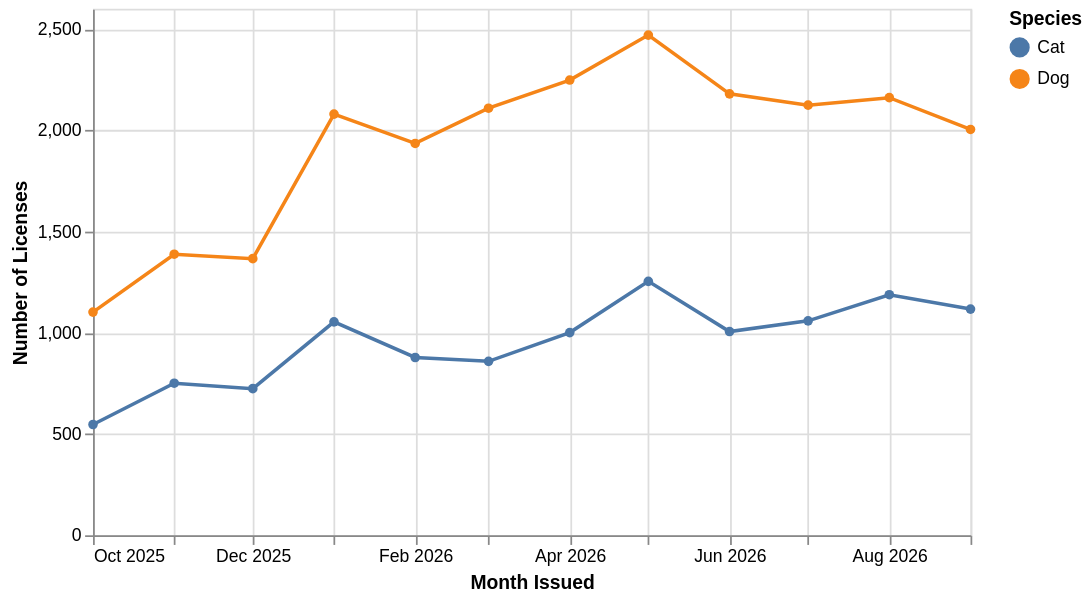

This figure's notebook cell:
### Markdown cell above
#### Plot 3 Discussion

+ Question: is there a seasonal pattern, and is it different for dogs and cats?
+ Licenses per month by species (`yearmonth` time unit), filtered to October 2025 – September 2026

### Code cell
alt.Chart(daily).mark_line(point=True).transform_filter(
    'datum.species == "Dog" || datum.species == "Cat"'
).transform_filter(
    'time(datum.license_issue_date) >= time(datetime(2025, 9, 1)) && time(datum.license_issue_date) < time(datetime(2026, 9, 1))'   # Oct 2025 - Sep 2026 (months are 0-based)
).encode(
    alt.X('yearmonth(license_issue_date):T', axis=alt.Axis(title='Month Issued')),
    alt.Y('sum(Licenses)', axis=alt.Axis(title='Number of Licenses')),
    alt.Color('species:N', title='Species')
).properties(width=500)

### Figure 1 — Vega-Lite specification as saved in the notebook (floating-point values rounded to 4 significant figures; data arrays with more than 128 entries replaced by an {"elided": "..."} marker saying what was removed)
{"$schema": "https://vega.github.io/schema/vega-lite/v5.20.1.json", "config": {"view": {"continuousHeight": 300, "continuousWidth": 300}}, "data": {"name": "data-58c7987cb4fcf137c77dbd41b02ced38"}, "datasets": {"data-58c7987cb4fcf137c77dbd41b02ced38": {"elided": "1325 records"}}, "encoding": {"color": {"field": "species", "title": "Species", "type": "nominal"}, "x": {"axis": {"title": "Month Issued"}, "field": "license_issue_date", "timeUnit": "yearmonth", "type": "temporal"}, "y": {"aggregate": "sum", "axis": {"title": "Number of Licenses"}, "field": "Licenses", "type": "quantitative"}}, "mark": {"point": true, "type": "line"}, "transform": [{"filter": "datum.species == \"Dog\" || datum.species == \"Cat\""}, {"filter": "time(datum.license_issue_date) >= time(datetime(2025, 9, 1)) && time(datum.license_issue_date) < time(datetime(2026, 9, 1))"}], "width": 500}
